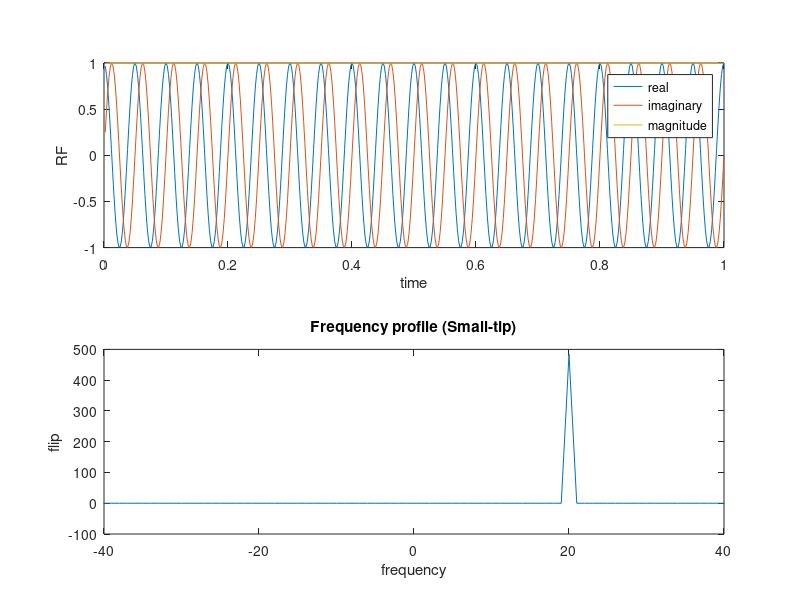
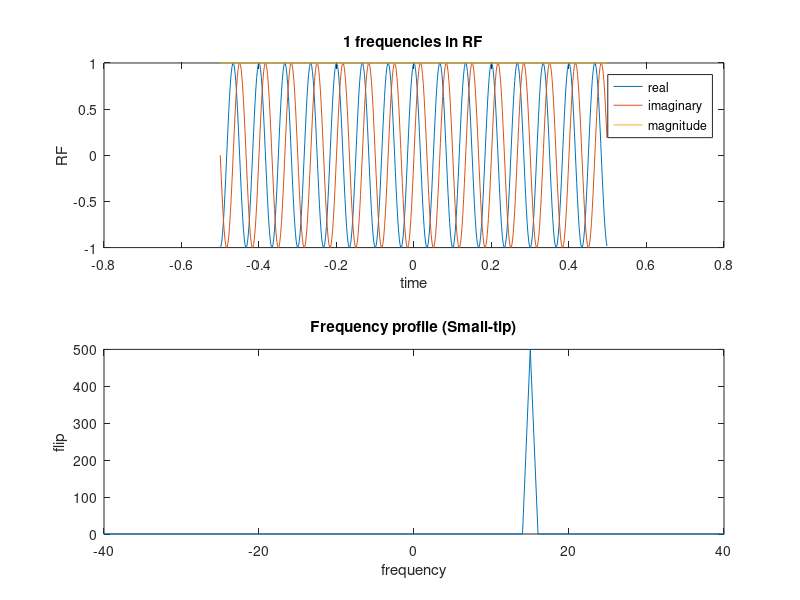
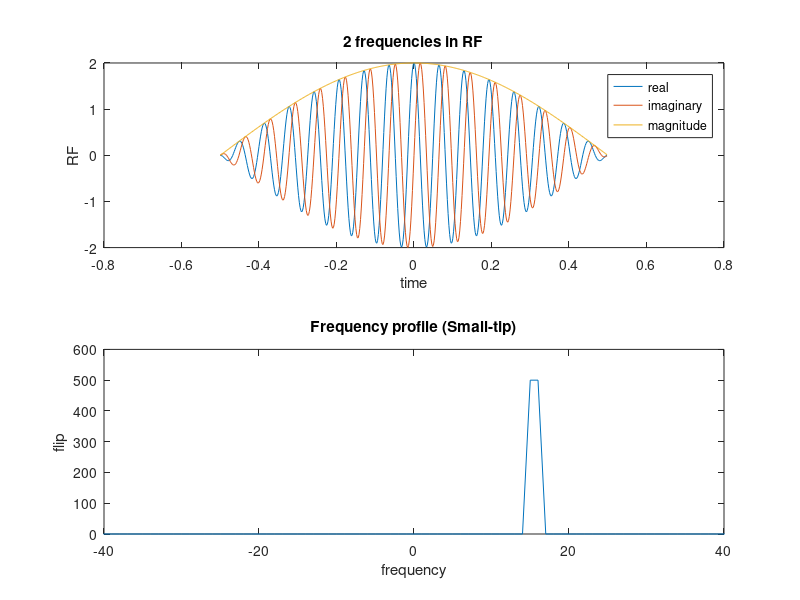
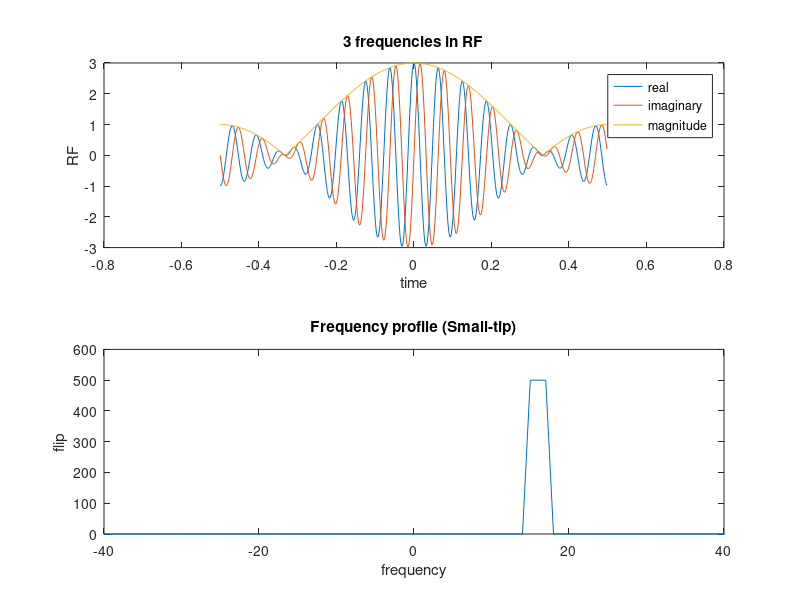

Here is the MATLAB script that generated these plots, in order:
% Sinusoid has a single resonance frequency

dt = 0.002;
tmax = 1;
N = tmax/dt;
t = [1:N]*dt;
% frequency of RF
f0 = 20;

rf_sinusoid = exp(i*2*pi*f0*t);

f = [-N/2:N/2-1]/(N*dt);
% Fourier Transform used to approximate the RF pulse profile (small tip approximation)
FT_sinusoid = fftshift(fft(rf_sinusoid));

subplot(211)
plot(t,real(rf_sinusoid), t,imag(rf_sinusoid), t, abs(rf_sinusoid))
xlabel('time'), ylabel('RF'), legend('real','imaginary', 'magnitude')

subplot(212)
plot(f,FT_sinusoid)
title('Frequency profile (Small-tip)')
xlabel('frequency'), ylabel('flip'), xlim([-2*f0 2*f0])

% To excite a slice, we create a RF pulse with a range of frequencies, used while applying magnetic field gradient


dt = 0.002;
tmax = 1;
N = tmax/dt;
t = [-N/2:N/2-1]*dt;
% center frequency of RF
f0 = 20;

% range of frequencies to sum
df = [-5:5];

[tmat dfmat] = meshgrid(t,df+f0);
rf_all = exp(i*2*pi*dfmat.*tmat);

f = [-N/2:N/2-1]/(N*dt);

for n = 1:length(df)
    rf_n = sum(rf_all(1:n,:),1);

    % Fourier Transform used to approximate the RF pulse profile (small tip approximation)
    FT_n = fftshift(fft(rf_n));

    figure
    subplot(211)
    plot(t,real(rf_n), t,imag(rf_n), t, abs(rf_n))
    xlabel('time'), ylabel('RF'), legend('real','imaginary', 'magnitude')

    title([int2str(n) ' frequencies in RF'])
    subplot(212)
    plot(f,abs(FT_n))
    title('Frequency profile (Small-tip)')
    xlabel('frequency'), ylabel('flip'), xlim([-2*f0 2*f0])

end
